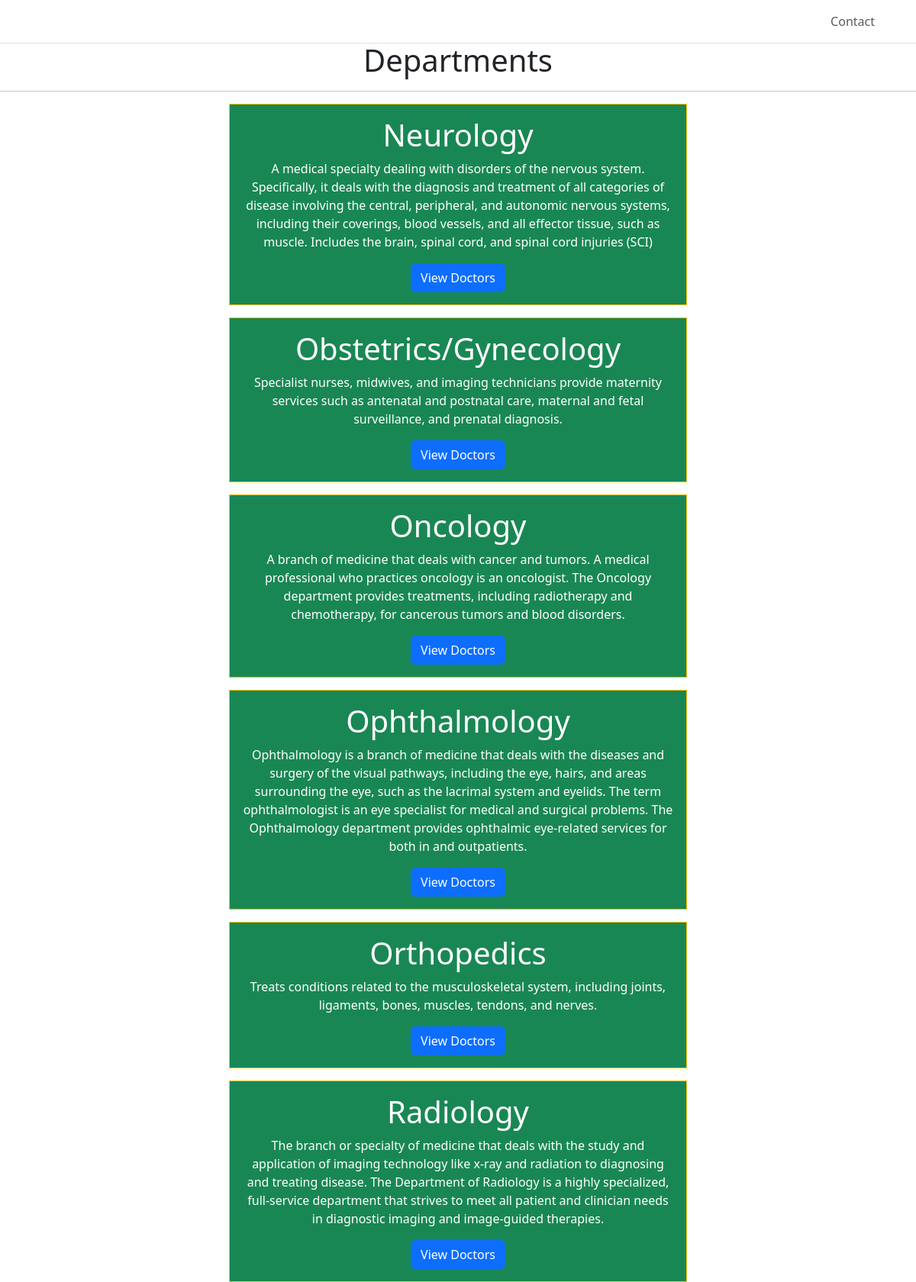
Page /department/ on the committed database.
### home/models.py (models this page shows, shortened)
class departments(models.Model):
    dept_name = models.CharField(max_length=100)
    dept_desc = models.TextField()

### home/views.py (the view, shortened to what this page needs)
# urls.py: path('department/', views.departmnet, name='dept'),
def departmnet(request):
    dict_dept = {
        "dept" : departments.objects.all()
    }
    return render(request, 'department.html', dict_dept)

### templates/department.html (shortened to what this page needs)
{% extends "base.html" %}
{%block content%}
<div class="fixed-menu"></div>
<h1 class="mx-auto w-50 text-center"> Departments</h1>
<hr>
{% for d in dept%}
<div class="mx-auto w-50 text-center bg-success text-white my-3 p-3 border border-warning">
    <h1>{{d.dept_name}}</h1>
    <p>{{d.dept_desc}}</p>
    <form action="" method="post">
        <button class="btn btn-primary" type="submit" name="dept_value" value="{{d.id}}">View Doctors</button>
    </form>
</div>
{%endfor%}
{%endblock%}

### templates/base.html (shortened to what this page needs)
{% load static %}
<!DOCTYPE html>
<html lang="en">
  <head>
    <link
      href="https://cdn.jsdelivr.net/npm/bootstrap@5.3.3/dist/css/bootstrap.min.css"
      rel="stylesheet"
    />
    <link rel= "stylesheet" href= "{% static '/css/style.css' %}" type="text/css">
  </head>
  <body>
    <nav class="navbar navbar-expand-lg bg-light fixed-top border-bottom bg-opacity-10">
        <div class="container-md p-0 ">
          <a class="navbar-brand text-white" href="#">MEDICO</a>
          <div class="collapse navbar-collapse text-start justify-content-end " id="navbarNav">
            <ul class="navbar-nav ">
              <li class="nav-item ">
                <a class="nav-link text-white  " aria-current="page" href="{% url 'home' %}">Home</a>
              </li>
              <li class="nav-item">
                <a class="nav-link text-white  " href="{% url 'about' %}">About</a>
              </li>
              <li class="nav-item">
                <a class="nav-link text-white  " href="{% url 'dept' %}">Department</a>
              </li>
              <li class="nav-item">
                <a class="nav-link bg-white px-4 py-1 my-1 rounded-4" href="{% url 'contact' %}">Contact</a>
              </li>
            </ul>
          </div>
        </div>
    </nav>
    {%block content%}
    {%endblock%}
  </body>
</html>

### static/css/style.css (style rules this page uses)
body { width: 100%; height: 100vh; }
.fixed-menu { width: 100%; height: 55px; }

### rows in the picture
departments: dept_name "Neurology", dept_desc "A medical specialty dealing with disorders of the nervous system. Specifically, it deals with the diagnosis and treatment of all categories of disease involving the central, peripheral, and autonomic nervous systems, including their coverings, blood vessels, and all effector tissue, such as muscle. Includes the brain, spinal cord, and spinal cord injuries (SCI)", {{ d.id }} 1 (drawn)
departments: dept_name "Obstetrics/Gynecology", dept_desc "Specialist nurses, midwives, and imaging technicians provide maternity services such as antenatal and postnatal care, maternal and fetal surveillance, and prenatal diagnosis.", {{ d.id }} 2 (drawn)
departments: dept_name "Oncology", dept_desc "A branch of medicine that deals with cancer and tumors. A medical professional who practices oncology is an oncologist. The Oncology department provides treatments, including radiotherapy and chemotherapy, for cancerous tumors and blood disorders.", {{ d.id }} 3 (drawn)
departments: dept_name "Ophthalmology", dept_desc "Ophthalmology is a branch of medicine that deals with the diseases and surgery of the visual pathways, including the eye, hairs, and areas surrounding the eye, such as the lacrimal system and eyelids. The term ophthalmologist is an eye specialist for medical and surgical problems. The Ophthalmology department provides ophthalmic eye-related services for both in and outpatients.", {{ d.id }} 4 (drawn)
departments: dept_name "Orthopedics", dept_desc "Treats conditions related to the musculoskeletal system, including joints, ligaments, bones, muscles, tendons, and nerves.", {{ d.id }} 5 (drawn)
departments: dept_name "Radiology", dept_desc "The branch or specialty of medicine that deals with the study and application of imaging technology like x-ray and radiation to diagnosing and treating disease. The Department of Radiology is a highly specialized, full-service department that strives to meet all patient and clinician needs in diagnostic imaging and image-guided therapies.", {{ d.id }} 6 (drawn)
